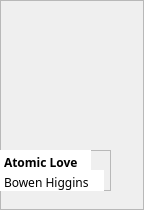
            <widget class="QFrame" name="frame_71">
             <property name="geometry">
              <rect>
               <x>458</x>
               <y>9</y>
               <width>144</width>
               <height>210</height>
              </rect>
             </property>
             <property name="frameShape">
              <enum>QFrame::StyledPanel</enum>
             </property>
             <property name="frameShadow">
              <enum>QFrame::Raised</enum>
             </property>
             <widget class="QLabel" name="image4">
              <property name="geometry">
               <rect>
                <x>0</x>
                <y>0</y>
                <width>111</width>
                <height>141</height>
               </rect>
              </property>
              <property name="text">
               <string/>
              </property>
              <property name="pixmap">
               <pixmap resource="Resources.qrc">:/images/book-covers/book9.png</pixmap>
              </property>
              <property name="scaledContents">
               <bool>true</bool>
              </property>
             </widget>
             <widget class="QFrame" name="frame_72">
              <property name="geometry">
               <rect>
                <x>0</x>
                <y>150</y>
                <width>111</width>
                <height>41</height>
               </rect>
              </property>
              <property name="frameShape">
               <enum>QFrame::StyledPanel</enum>
              </property>
              <property name="frameShadow">
               <enum>QFrame::Raised</enum>
              </property>
              <widget class="QPlainTextEdit" name="title4">
               <property name="geometry">
                <rect>
                 <x>0</x>
                 <y>0</y>
                 <width>91</width>
                 <height>21</height>
                </rect>
               </property>
               <property name="styleSheet">
                <string notr="true">font-weight: bold;
font-family: Baloo 2;
background: white;</string>
               </property>
               <property name="frameShape">
                <enum>QFrame::NoFrame</enum>
               </property>
               <property name="verticalScrollBarPolicy">
                <enum>Qt::ScrollBarAlwaysOff</enum>
               </property>
               <property name="tabChangesFocus">
                <bool>false</bool>
               </property>
               <property name="lineWrapMode">
                <enum>QPlainTextEdit::WidgetWidth</enum>
               </property>
               <property name="plainText">
                <string>Atomic Love</string>
               </property>
               <property name="textInteractionFlags">
                <set>Qt::TextSelectableByKeyboard|Qt::TextSelectableByMouse</set>
               </property>
              </widget>
              <widget class="QPlainTextEdit" name="author4">
               <property name="geometry">
                <rect>
                 <x>0</x>
                 <y>20</y>
                 <width>104</width>
                 <height>21</height>
                </rect>
               </property>
               <property name="styleSheet">
                <string notr="true">font-family: Baloo 2;
background: white;</string>
               </property>
               <property name="frameShape">
                <enum>QFrame::NoFrame</enum>
               </property>
               <property name="verticalScrollBarPolicy">
                <enum>Qt::ScrollBarAlwaysOff</enum>
               </property>
               <property name="readOnly">
                <bool>true</bool>
               </property>
               <property name="plainText">
                <string>Bowen Higgins</string>
               </property>
              </widget>
             </widget>
            </widget>
